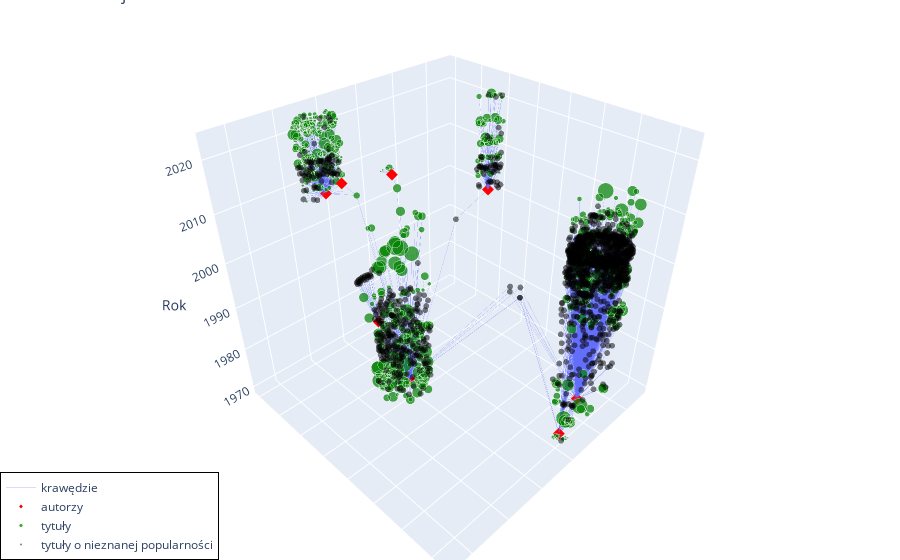

The code cell stored with this chart in its notebook:
### Code cell
plot_graph(edges, artists, tracks_pop, tracks_not_pop)

### Figure 1 — Plotly figure (JSON) as saved in the notebook; plotly's stock layout.template omitted (floating-point values rounded to 4 significant figures; data arrays with more than 128 entries replaced by an {"elided": "..."} marker saying what was removed)
{"data": [{"hoverinfo": "none", "line": {"width": 0.5}, "mode": "lines", "name": "krawędzie", "opacity": 0.5, "type": "scatter3d", "x": {"elided": "6837 float values"}, "y": {"elided": "6837 float values"}, "z": {"elided": "6837 int values"}}, {"hoverinfo": "text", "marker": {"color": "red", "size": 3, "symbol": "diamond"}, "mode": "markers", "name": "autorzy", "text": ["Miuosh", "Marek Grechuta", "Maria Peszek", "Jerzy Stuhr", "itsmisslilly", "Anawa", "ATLVNTA", "Myslovitz"], "type": "scatter3d", "x": [0.2872, -0.2659, -0.4304, 0.4849, 0.3398, -0.046, 0.3326, 0.5582], "y": [-0.8919, 0.2906, -0.5926, -0.224, -0.655, 0.3761, -0.3005, 0.08108], "z": [2009, 1970, 2002, 1998, 2015, 1970, 2021, 1995]}, {"hoverinfo": "text", "marker": {"color": "green", "size": {"elided": "697 float values"}, "symbol": "circle"}, "mode": "markers", "name": "tytuły", "text": {"elided": "697 str values"}, "type": "scatter3d", "x": {"elided": "697 float values"}, "y": {"elided": "697 float values"}, "z": {"elided": "697 int values"}}, {"hoverinfo": "text", "marker": {"color": "black", "opacity": 0.5, "size": 2, "symbol": "circle"}, "mode": "markers", "name": "tytuły o nieznanej popularności", "text": {"elided": "1500 str values"}, "type": "scatter3d", "x": {"elided": "1500 float values"}, "y": {"elided": "1500 float values"}, "z": {"elided": "1500 int values"}}], "layout": {"legend": {"bordercolor": "Black", "borderwidth": 1, "x": 0, "y": 0}, "margin": {"b": 0, "l": 0, "pad": 0, "r": 0, "t": 0}, "scene": {"xaxis": {"showticklabels": false, "title": {"text": ""}}, "yaxis": {"showticklabels": false, "title": {"text": ""}}, "zaxis": {"title": {"text": "Rok"}}}, "title": {"text": "Kolaboracje"}}}
